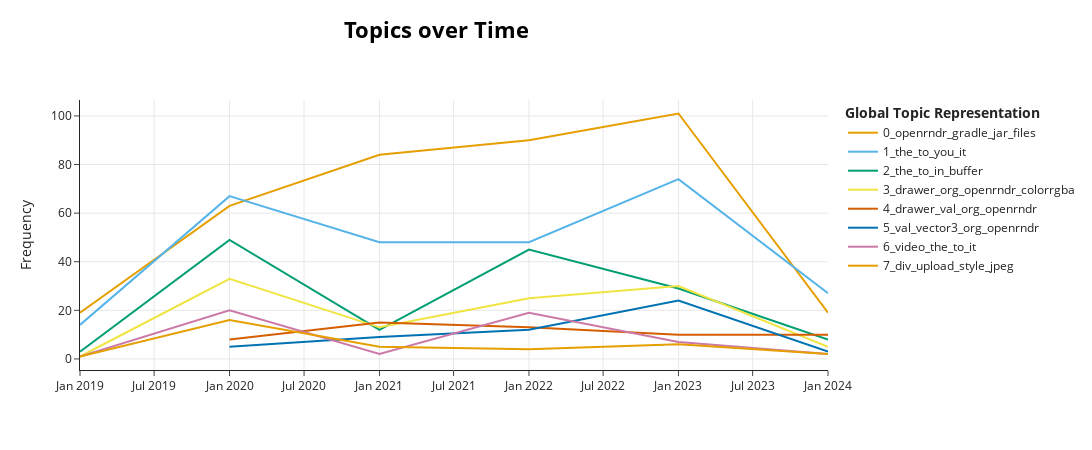

Notebook cell for this chart:
### Code cell
topic_model.visualize_topics_over_time(topics_over_time)

### Figure 1 — Plotly figure (JSON) as saved in the notebook; plotly's stock layout.template omitted (floating-point values rounded to 4 significant figures)
{"data": [{"hoverinfo": "text", "hovertext": ["<b>Topic 0</b><br>Words: to, the, openrndr, and, category", "<b>Topic 0</b><br>Words: the, to, openrndr, and, it", "<b>Topic 0</b><br>Words: to, the, openrndr, and, it", "<b>Topic 0</b><br>Words: openrndr, the, gradle, to, org", "<b>Topic 0</b><br>Words: gradle, jar, files, modules, caches", "<b>Topic 0</b><br>Words: to, and, the, openrndr, in"], "marker": {"color": "#E69F00"}, "mode": "lines", "name": "0_openrndr_gradle_jar_files", "type": "scatter", "x": ["2019-01-01T00:00:00", "2020-01-01T00:00:00", "2021-01-01T00:00:00", "2022-01-01T00:00:00", "2023-01-01T00:00:00", "2024-01-01T00:00:00"], "y": [19, 63, 84, 90, 101, 19]}, {"hoverinfo": "text", "hovertext": ["<b>Topic 1</b><br>Words: the, to, minim, it, of", "<b>Topic 1</b><br>Words: the, you, to, it, for", "<b>Topic 1</b><br>Words: to, the, it, you, for", "<b>Topic 1</b><br>Words: the, to, that, it, you", "<b>Topic 1</b><br>Words: to, the, you, it, al", "<b>Topic 1</b><br>Words: the, you, de, to, for"], "marker": {"color": "#56B4E9"}, "mode": "lines", "name": "1_the_to_you_it", "type": "scatter", "x": ["2019-01-01T00:00:00", "2020-01-01T00:00:00", "2021-01-01T00:00:00", "2022-01-01T00:00:00", "2023-01-01T00:00:00", "2024-01-01T00:00:00"], "y": [14, 67, 48, 48, 74, 27]}, {"hoverinfo": "text", "hovertext": ["<b>Topic 2</b><br>Words: buffer, vector, transform, properties, computeshader", "<b>Topic 2</b><br>Words: the, to, in, and, is", "<b>Topic 2</b><br>Words: double, the, to, and, of", "<b>Topic 2</b><br>Words: the, to, buffer, in, and", "<b>Topic 2</b><br>Words: the, to, in, and, upload", "<b>Topic 2</b><br>Words: the, to, of, in, and"], "marker": {"color": "#009E73"}, "mode": "lines", "name": "2_the_to_in_buffer", "type": "scatter", "x": ["2019-01-01T00:00:00", "2020-01-01T00:00:00", "2021-01-01T00:00:00", "2022-01-01T00:00:00", "2023-01-01T00:00:00", "2024-01-01T00:00:00"], "y": [3, 49, 12, 45, 29, 8]}, {"hoverinfo": "text", "hovertext": ["<b>Topic 3</b><br>Words: movingcircle, bytebuffer, rt, drawer, gl", "<b>Topic 3</b><br>Words: drawer, the, vector, val, to", "<b>Topic 3</b><br>Words: path, drawer, font, it, family", "<b>Topic 3</b><br>Words: drawer, import, the, val, org", "<b>Topic 3</b><br>Words: org, drawer, openrndr, mantas, import", "<b>Topic 3</b><br>Words: the, drawer, to, value, range"], "marker": {"color": "#F0E442"}, "mode": "lines", "name": "3_drawer_org_openrndr_colorrgba", "type": "scatter", "x": ["2019-01-01T00:00:00", "2020-01-01T00:00:00", "2021-01-01T00:00:00", "2022-01-01T00:00:00", "2023-01-01T00:00:00", "2024-01-01T00:00:00"], "y": [1, 33, 13, 25, 30, 5]}, {"hoverinfo": "text", "hovertext": ["<b>Topic 4</b><br>Words: pvector, circle, the, circles, drawer", "<b>Topic 4</b><br>Words: the, circle, import, shape, svg", "<b>Topic 4</b><br>Words: the, import, to, drawer, shape", "<b>Topic 4</b><br>Words: svg, the, val, drawer, it", "<b>Topic 4</b><br>Words: import, org, drawer, openrndr, shape"], "marker": {"color": "#D55E00"}, "mode": "lines", "name": "4_drawer_val_org_openrndr", "type": "scatter", "x": ["2020-01-01T00:00:00", "2021-01-01T00:00:00", "2022-01-01T00:00:00", "2023-01-01T00:00:00", "2024-01-01T00:00:00"], "y": [8, 15, 13, 10, 10]}, {"hoverinfo": "text", "hovertext": ["<b>Topic 5</b><br>Words: the, light, transform, vector, val", "<b>Topic 5</b><br>Words: vector, val, write, color, vertexbuffer", "<b>Topic 5</b><br>Words: vector, import, val, org, openrndr", "<b>Topic 5</b><br>Words: vector, val, the, import, drawer", "<b>Topic 5</b><br>Words: val, lines, vertexbuffer, the, import"], "marker": {"color": "#0072B2"}, "mode": "lines", "name": "5_val_vector3_org_openrndr", "type": "scatter", "x": ["2020-01-01T00:00:00", "2021-01-01T00:00:00", "2022-01-01T00:00:00", "2023-01-01T00:00:00", "2024-01-01T00:00:00"], "y": [5, 9, 12, 24, 3]}, {"hoverinfo": "text", "hovertext": ["<b>Topic 6</b><br>Words: bytebuffer, rt, height, width, colorbuffer", "<b>Topic 6</b><br>Words: the, video, to, it, is", "<b>Topic 6</b><br>Words: program, screenshots, the, it, to", "<b>Topic 6</b><br>Words: video, the, it, to, is", "<b>Topic 6</b><br>Words: the, video, to, queue, videoplayer", "<b>Topic 6</b><br>Words: videoplayer, cb, todouble, videoplayerffmpeg, width"], "marker": {"color": "#CC79A7"}, "mode": "lines", "name": "6_video_the_to_it", "type": "scatter", "x": ["2019-01-01T00:00:00", "2020-01-01T00:00:00", "2021-01-01T00:00:00", "2022-01-01T00:00:00", "2023-01-01T00:00:00", "2024-01-01T00:00:00"], "y": [1, 20, 2, 19, 7, 2]}, {"hoverinfo": "text", "hovertext": ["<b>Topic 7</b><br>Words: ylmskdkhyyyuavwcrftkziwaeyn, footer, visible, saw, though", "<b>Topic 7</b><br>Words: px, div, style, border, upload", "<b>Topic 7</b><br>Words: jpeg, upload, it, signal, first", "<b>Topic 7</b><br>Words: upload, jpeg, the, correct, screenshot", "<b>Topic 7</b><br>Words: wobble, upload, apps, jpeg, png", "<b>Topic 7</b><br>Words: jpeg, upload, recent, format, grid"], "marker": {"color": "#E69F00"}, "mode": "lines", "name": "7_div_upload_style_jpeg", "type": "scatter", "x": ["2019-01-01T00:00:00", "2020-01-01T00:00:00", "2021-01-01T00:00:00", "2022-01-01T00:00:00", "2023-01-01T00:00:00", "2024-01-01T00:00:00"], "y": [1, 16, 5, 4, 6, 2]}], "layout": {"height": 450, "hoverlabel": {"bgcolor": "white", "font": {"family": "Rockwell", "size": 16}}, "legend": {"title": {"text": "<b>Global Topic Representation"}}, "title": {"font": {"color": "Black", "size": 22}, "text": "<b>Topics over Time</b>", "x": 0.4, "xanchor": "center", "y": 0.95, "yanchor": "top"}, "width": 1250, "xaxis": {"showgrid": true}, "yaxis": {"showgrid": true, "title": {"text": "Frequency"}}}}
